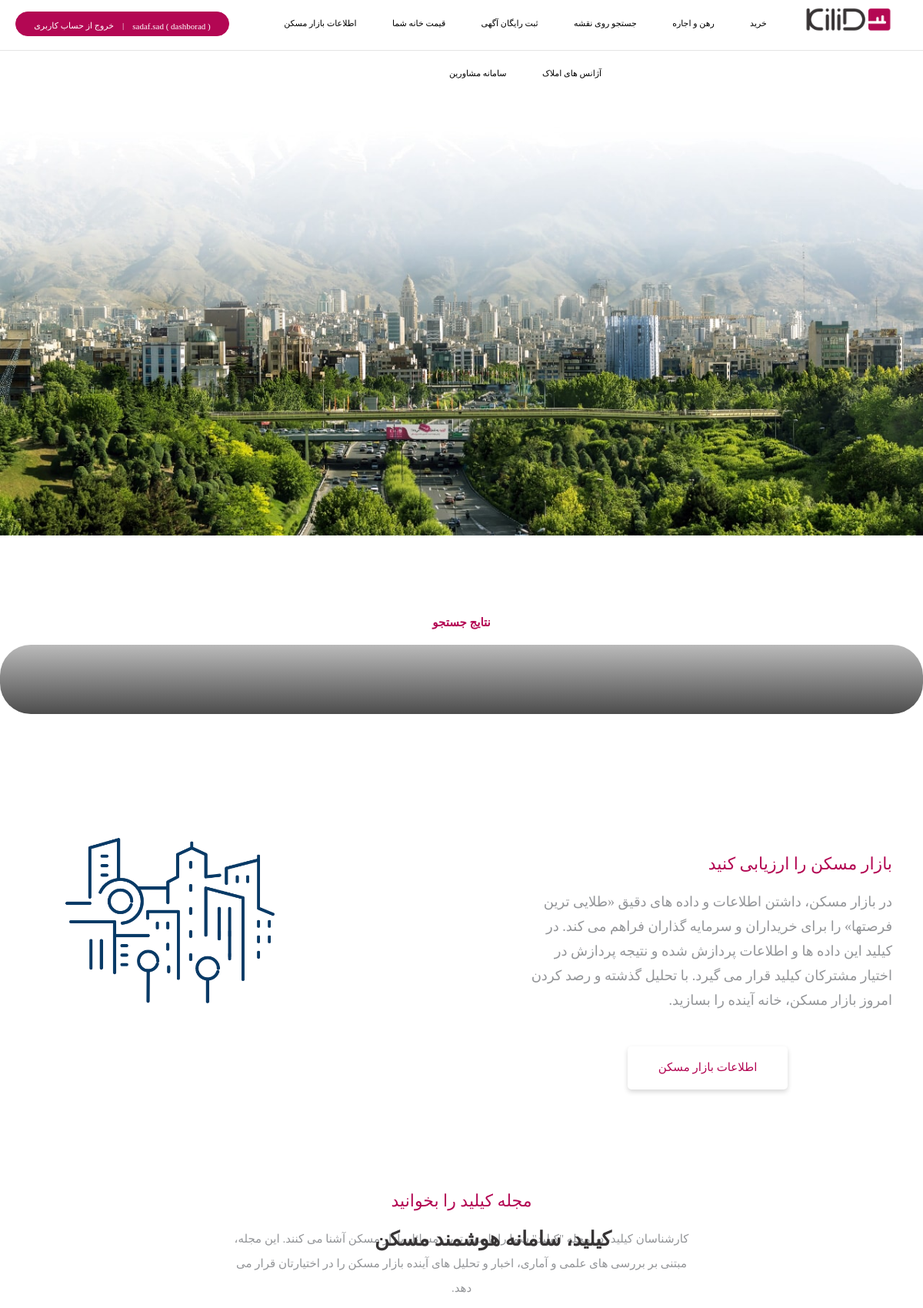
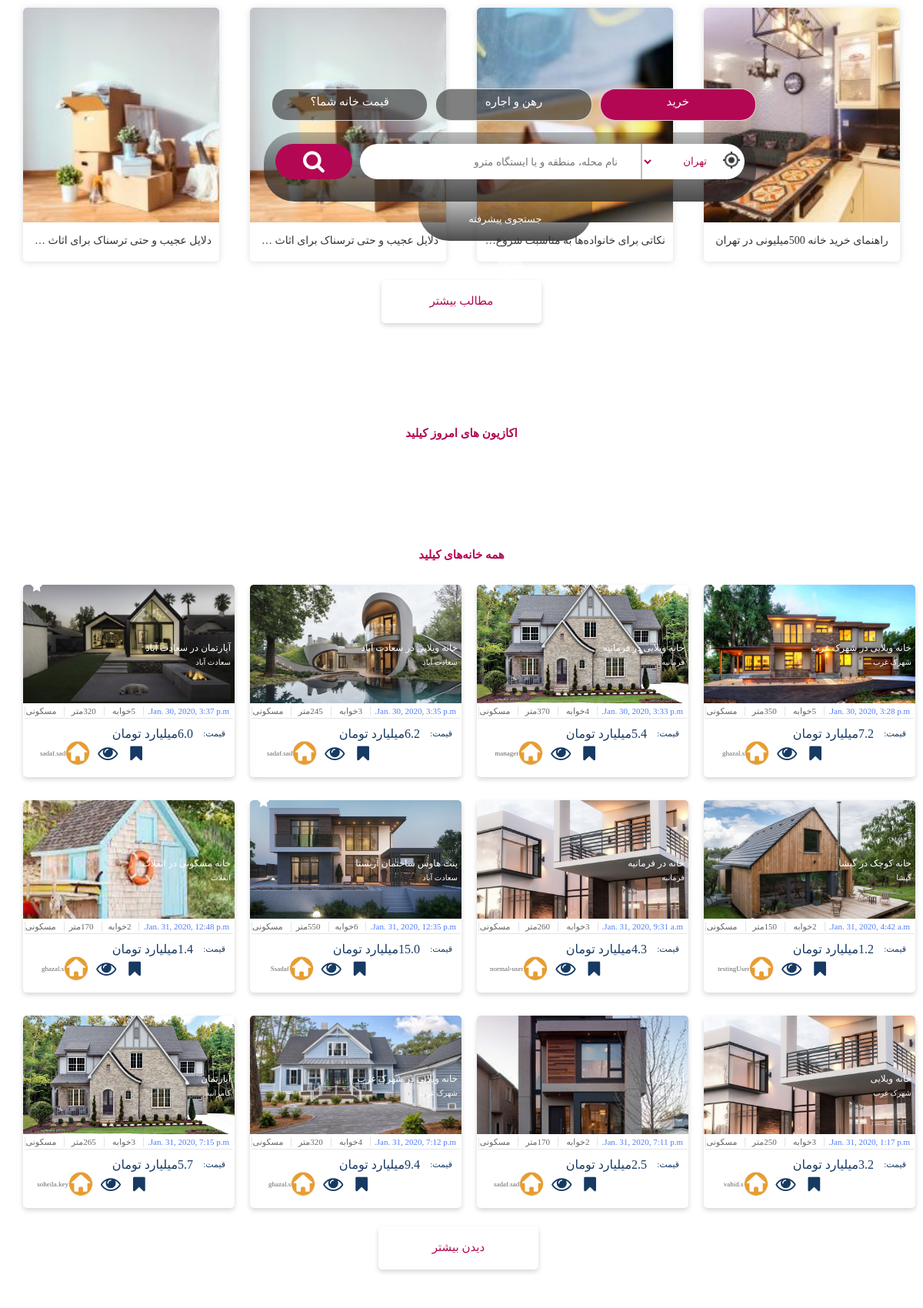
The app's page /homes/continueGetAll (signed in, upper part) with its own data (2 pictures, top to bottom).
### homes/models.py (models this page shows)
class Housing(models.Model):
    title = models.CharField(max_length=200)
    price = models.FloatField()
    type = models.CharField(max_length=50)
    area = models.IntegerField()
    bedrooms = models.IntegerField()
    parkings = models.IntegerField()
    locality = models.CharField(max_length=200)
    created_at = models.DateTimeField(auto_now_add=True)
    pic = models.CharField(max_length=200 ,null=True)
    estate = models.CharField(max_length=50)
    star = models.BooleanField(default=False)

### homes/views.py (the view)
# urls.py: path('continueGetAll', views.continuegetAll, name='continueGetAll'),
def continuegetAll(request):
    h = Housing.objects.all()
    usernameHome = None
    if request.user.is_authenticated:
        usernameHome = request.user.username
    gotodiv = 'sec4HeadHome'
    return render(request, 'index.html', {'allresults': h, 'username': usernameHome, 'jump': gotodiv})

### homes/templates/index.html (shortened to what this page needs)
{% load static %}
<!DOCTYPE html PUBLIC "-//W3C//DTD XHTML 1.0 Strict//EN" "http://www.w3.org/TR/xhtml1/DTD/xhtml1-strict.dtd">
<html xmlns="http://www.w3.org/1999/xhtml">
<head>
    <link rel="stylesheet" href="{% static 'CSS/style.css' %}"/>
    <link rel="stylesheet"
          href="https://cdnjs.cloudflare.com/ajax/libs/font-awesome/4.7.0/css/font-awesome.min.css"/>
</head>
<body>
<header id="headerMenu">
    <div id="top-header" style="z-index: 2;">
        <div id="logo">
            <img id="icon" src={% static 'images/kilid.png' %}
                    style="max-height: fit-content;max-width: fit-content;" alt="kilid icon" />
        </div>
        <div id="menu">
            <div id="menuList">
                <ul id="category" class="inline">
                    <li><a class="category-name" href="#">خرید</a></li>
                    <li><a class="category-name" href="#">رهن و اجاره</a></li>
                    <li><a class="category-name" href="#">جستجو روی نقشه</a></li>
                    <li><a class="category-name" href="#">ثبت رایگان آگهی</a></li>
                    <li><a class="category-name" href="#">قیمت خانه شما</a></li>
                    <li><a class="category-name" href="#">اطلاعات بازار مسکن</a></li>
                    <li><a class="category-name" href="#">آژانس های املاک</a></li>
                    <li><a class="category-name" href="#">سامانه مشاورین</a></li>
                </ul>
            </div>
            {% if username %}
                            <div id="active1"  style="width: 260px " >
                                        <a class="active" href= "userlevel" style="font-size: 11px"  > ( {{ username }} ( dashborad   </a>
                                        <a class="active"  href= "logout" style="font-size: 11px" >       &nbsp;&nbsp;&nbsp;&nbsp;|&nbsp;&nbsp;&nbsp;&nbsp;خروج از حساب کاربری     </a>
                                </div>
            {% else %}
            <div id="active1">
                <a class="active" href="login"> ورود / &nbsp; </a>
                <a class="active" href="signup"> ثبت نام </a>
            </div>
            {% endif %}
        </div>
    </div>
    <div id="header-image-menu">
        <img src={% static "images/home-page-landing-background-min.jpg" %} alt="background image" />
        <div id="headBox">
            <h1 id="image-text" style="height: 40px;">کیلید، سامانه هوشمند مسکن</h1>
        </div>
        <div id="searchBox">
            <div id="serachButtons" style="display: flex;margin-top: 20px;">
                <a href="#" id="pinkButton">خرید</a>
                <a href="#" class="otherButtons">رهن و اجاره</a>
                <a href="#" class="otherButtons">قیمت خانه شما؟</a>
            </div>
            <div>
                <form method="GET" id="searchTab" action="search">
                    <div id="bar" style="position: relative;">
                        <img src={% static "Images/location.png" %}
                                     style="position: absolute; right: 5px; max-height: fit-content;max-width: 5%; top:
                             10px;"
                        alt="location" />
                        <select id="selectCity" name="selCity"
                                style="position: absolute;right: 15px;">
                            <option value="tehran">تهران</option>
                        </select>
                        <input id="sectionName" type="text"
                               placeholder="نام محله، منطقه و یا ایستگاه مترو"
                               name="section" value=""/>
                    </div>
                    <button type="submit" id="searchButton" >
                        <i class="fa fa-search"></i>
                    </button>
                </form>
                <div id="advancedSearch">
                    <a  id="doSearch" style="cursor: pointer;font-size: 13px">جستجوی پیشرفته</a>
                    </div>
            </div>
            <a id="circle" href="index.html#section-1">
                <div id="circleDiv" class="fa fa-angle-down"></div>
            </a>
        </div>
    </div>
</header>
<section class="container" id="sectionSearch">
        <div id="sec4Head" style="margin-top: 100px">نتایج جستجو</div>
            <div id="searchTab" style="margin-top: 10px">
            <div id="sec4Grid">
                </div>
        </div>
</section>
<main>
    <section class="container" id="section-1">
        <div class="row">
            <div id="column1">
                <img id="columnImage" src={% static "images/mm.png" %} style=" width: 80%;"
                alt="section1 image" />
            </div>
            <div id="column2">
                <div class="column-title">
                    <h2>بازار مسکن را ارزیابی کنید</h2>
                </div>
                <p>
                    در بازار مسکن، داشتن اطلاعات و داده های دقیق «طلایی ترین فرصتها» را برای
                    خریداران و سرمایه گذاران فراهم می کند. در کیلید این داده ها و اطلاعات
                    پردازش شده و نتیجه پردازش در اختیار مشترکان کیلید قرار می گیرد. با تحلیل
                    گذشته و رصد کردن امروز بازار مسکن، خانه آینده را بسازید.
                </p>
                <a href="#" class="button">
                    اطلاعات بازار مسکن
                </a>
            </div>
        </div>
    </section>
    <section class="container" id="section2">
        <h2 id="headerSec2">مجله کیلید را بخوانید</h2>
        <p id="pSec2">کارشناسان کیلید، در مجله "کیلید" شما را با مهم ترین مسائل بازار مسکن آشنا می کنند.
            این مجله، مبتنی بر بررسی های علمی و آماری، اخبار و تحلیل های آینده بازار مسکن را در
            اختیارتان قرار می دهد.</p>
        <div id="columns_section2">
            <div class="cols">
                <a class="cards">
                    <div class="imgs">
                        <img class="changingImg" src={% static "images/cover-300x169.jpg" %}
                                style="width: 100%;height: 100%; "
                        alt="راهنمای خرید خانه 500میلیونی در تهران" />
                    </div>
                    <div class="titles">
                                                        <span class="titleContent">راهنمای خرید خانه 500میلیونی در
                                                                تهران</span>
                    </div>
                </a>
            </div>
            <div class="cols">
                <a class="cards">
                    <div class="imgs">
                        <img class="changingImg" src="images/1-cover-300x169.jpg"
                             style="width: 100%;height: 100%; "
                             alt="نکاتی برای خانواده‌ها به مناسبت شروع مدارس دانش آموزان کلاس اولی"/>
                    </div>
                    <div class="titles">
                                                        <span class="titleContent">نکاتی برای خانواده‌ها به مناسبت شروع
                                                                مدارس دانش آموزان کلاس اولی</span>
                    </div>
                </a>
            </div>
            <div class="cols">
                <a class="cards">
                    <div class="imgs">
                        <img class="changingImg" src="images/1-300x169.jpg"
                             style="width: 100%;height: 100%; "
                             alt="دلایل عجیب و حتی ترسناک برای اثاث کشی!"/>
                    </div>
                    <div class="titles">
                                                        <span class="titleContent">دلایل عجیب و حتی ترسناک برای اثاث
                                                                کشی!</span>
                    </div>
                </a>
            </div>
            <div class="cols">
                <a class="cards">
                    <div class="imgs">
                        <img class="changingImg" src="images/1-300x169.jpg"
                             style="width: 100%;height: 100%; "
                             alt="دلایل عجیب و حتی ترسناک برای اثاث کشی!"/>
                    </div>
                    <div class="titles">
                                                        <span class="titleContent">دلایل عجیب و حتی ترسناک برای اثاث
                                                                کشی!</span>
                    </div>
                </a>
            </div>
        </div>
        <a class="button">مطالب بیشتر</a>
    </section>
    <section class="container" id="section3">
        <a id="sec3Head">اکازیون های امروز کیلید</a>
    </section>
        <section class="container" id="section4">
        <a id="sec4HeadHome" href="getAllHome">همه خانه‌های کیلید</a>
            <div id="sec5Grid" >
                    {% for result in allresults %}
                     <div class="sec5Cards">
                        <div class="sec5Imgs"
                             style="background-image: url({{ result.pic}});">
                            <div class="sec5ImgsInfo">
                                <div>{{ result.title }}</div>
                            </div>
                            <div class="sec5ImgsInfo2">
                                <div>{{ result.locality }}</div>
                            </div>
                            {% if result.star %}
                                <div class="fa fa-star" style="color: white;position: relative;right: 250px;top:-40px;font-size: 16px"></div>
                            {% endif %}
                        </div>
                        <div class="sec5Info">
                            <div class="sec5details">
                                <div class="bluedetails5">
                                   <div >{{ result.created_at }}</div>
                                </div>
                                <div class="details5">
                                    <div>{{ result.bedrooms }}خوابه</div>
                                </div>
                                <div class="details5">
                                    <div>{{result.area}}متر </div>
                                </div>
                                <div class="details5">
                                    <div>{{ result.type }}</div>
                                </div>
                            </div>
                            <div class="sec5Price">
                                <div class="priceText5">
                                    <div class="details52">
                                        <div class="details52small">قیمت:</div>
                                        <div>{{ result.price }}میلیارد تومان </div>
                                    </div>
                                </div>
                                <div class="sec5LogoDiv" style="position: relative;right: 45px">
                                    <a class="fa fa-bookmark singleAction"  href="{% url 'bookmarkHousing' select=result.id %}"  aria-hidden="true" style="color: #173a63;font-size: 22px; margin-right: 8px;margin-left: 8px;text-decoration: none "></a>
                                    <a class="fa fa-eye singleAction"  href="{% url 'showSpecificHouse' select=result.id %}"  aria-hidden="true" style="color: #173a63;font-size: 26px; margin-right: 8px;margin-left: 10px;text-decoration: none "></a>
                                    <img class="sec4Logo" src="/static/homeImgs/homeEstate.png">
                                    <span class="sec5LogoText">{{ result.estate }}</span></div>
                            </div>
                        </div>
                     </div>
                    {% endfor %}
                    <a class="button" id="hiddenButton" href="continueGetAll" style="margin-right: 500px"> دیدن بیشتر</a>
    </section>
</main>
</body>
</html>

### records on screen
Housing: pic (picture), title "خانه ویلایی در شهرک غرب", locality "شهرک غرب", star True (drawn), created_at "Jan. 30, 2020, 3:28 p.m.", bedrooms "5", area "350", type "مسکونی", price "7.2", estate "ghazal.s"
Housing: pic (picture), title "خانه ویلایی در فرمانیه", locality "فرمانیه", star True (drawn), created_at "Jan. 30, 2020, 3:33 p.m.", bedrooms "4", area "370", type "مسکونی", price "5.4", estate "manager"
Housing: pic (picture), title "خانه ویلایی در سعادت آباد", locality "سعادت آباد", created_at "Jan. 30, 2020, 3:35 p.m.", bedrooms "3", area "245", type "مسکونی", price "6.2", estate "sadaf.sad"
Housing: pic (picture), title "آپارتمان در سعادت آباد", locality "سعادت آباد", star True (drawn), created_at "Jan. 30, 2020, 3:37 p.m.", bedrooms "5", area "320", type "مسکونی", price "6.0", estate "sadaf.sad"
Housing: pic (picture), title "خانه کوچک در گیشا", locality "گیشا", created_at "Jan. 31, 2020, 4:42 a.m.", bedrooms "2", area "150", type "مسکونی", price "1.2", estate "testingUser"
Housing: pic (picture), title "خانه در فرمانیه", locality "فرمانیه", created_at "Jan. 31, 2020, 9:31 a.m.", bedrooms "3", area "260", type "مسکونی", price "4.3", estate "normal-user"
Housing: pic (picture), title "پنت هاوس ساختمان آریستا", locality "سعادت آباد", star True (drawn), created_at "Jan. 31, 2020, 12:35 p.m.", bedrooms "6", area "550", type "مسکونی", price "15.0", estate "Ssadaf"
Housing: pic (picture), title "خانه مسکونی در انقلاب", locality "انقلاب", created_at "Jan. 31, 2020, 12:48 p.m.", bedrooms "2", area "170", type "مسکونی", price "1.4", estate "ghazal.s"
Housing: pic (picture), title "خانه ویلایی", locality "شهرک غرب", created_at "Jan. 31, 2020, 1:17 p.m.", bedrooms "3", area "250", type "مسکونی", price "3.2", estate "vahid.s"
Housing: pic (picture), title "آپارتمان", locality "امیرآباد", created_at "Jan. 31, 2020, 7:11 p.m.", bedrooms "2", area "170", type "مسکونی", price "2.5", estate "sadaf.sad"
Housing: pic (picture), title "خانه ویلایی در شهرک غرب", locality "شهرک غرب", created_at "Jan. 31, 2020, 7:12 p.m.", bedrooms "4", area "320", type "مسکونی", price "9.4", estate "ghazal.s"
Housing: pic (picture), title "آپارتمان", locality "کامرانیه", created_at "Jan. 31, 2020, 7:15 p.m.", bedrooms "3", area "265", type "مسکونی", price "5.7", estate "soheila.key"

### other values on screen
{{ username }} "sadaf.sad"
